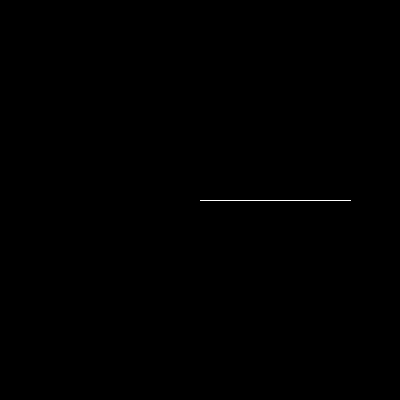
Frame 1 (no input)
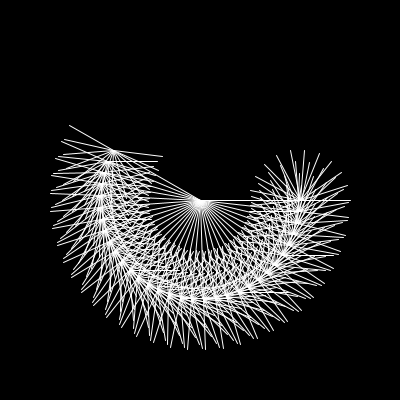
Frame 60 (the mouse pressed at the canvas centre just before this capture)
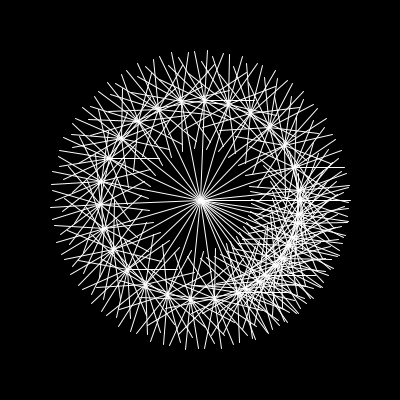
Frame 120 (the mouse held since frame 60 and released just before this capture)

The Processing sketch that drew these frames (run headless with seeded random() and noise(); from frame 60 on, the mouse is pressed at the canvas centre):

// Processing sketch: Cool
// ── Cool.pde
float t=0;

void setup(){
  size(400,400);
  smooth();
}

void draw(){
  background(0);
  
  stroke(255);
  translate(width/2,height/2);
  for(float i=0;i<TWO_PI;i+=0.2){
    pushMatrix();
    rotate(t*i);
    line(0,0,100,0);
    for(float j=0;j<TWO_PI;j+=0.5){
      pushMatrix();
      translate(100,0);
      rotate(-t*j);
      line(0,0,50,0);
      popMatrix();
    }
    popMatrix();
  }
  t+=0.01;
}
